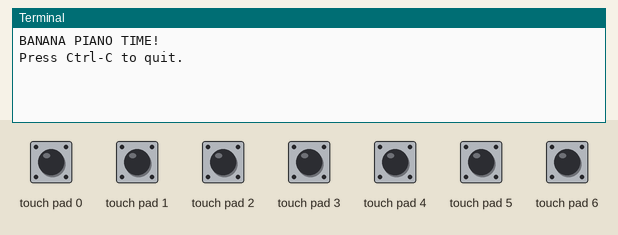
This program was run on a simulated Raspberry Pi (BCM pin numbers). On the bench: the last lines printed to the terminal. The inputs (shaded band) are chosen by the test bench; at power-on: touch pad 0–6 LOW. Sound played through the audio output is not drawn and takes no time. At 2.9 s the program stops and its outputs stay as they are.

Above: at 1.2 s.
1.3 s: touch pad 0 pulled HIGH for 0.15 s
At 2.6 s:
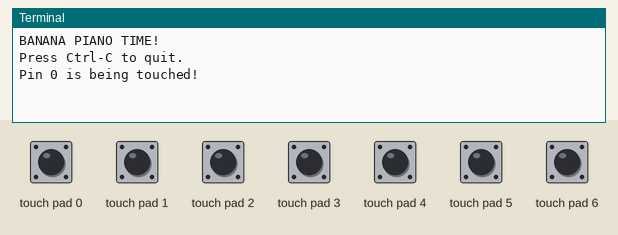
2.9 s: touch pad 6 pulled HIGH for 0.15 s
At 3.4 s:
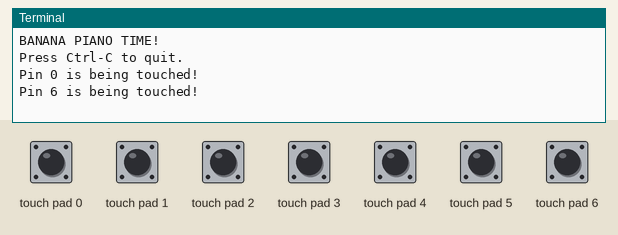

The program:

bananaPiano.py
```python
import sys
import time
import pygame

import Adafruit_MPR121.MPR121 as MPR121

print 'BANANA PIANO TIME!'

cap = MPR121.MPR121()

if not cap.begin():
    print 'Error initializing MPR121.  Check your wiring!'
    sys.exit(1)

pygame.mixer.pre_init(44100, -16, 12, 512)
pygame.init()

sounds = [pygame.mixer.Sound('/home/pi/Music/A.wav'),
	  pygame.mixer.Sound('/home/pi/Music/B.wav'),
	  pygame.mixer.Sound('/home/pi/Music/D.wav'),
          pygame.mixer.Sound('/home/pi/Music/E.wav'),
          pygame.mixer.Sound('/home/pi/Music/Fsharp.wav'),
          pygame.mixer.Sound('/home/pi/Music/G.wav')]

for i in range(6):
        sounds[i].set_volume(1);

print 'Press Ctrl-C to quit.'

try:
	while True:
		if cap.is_touched(0):
        		print 'Pin 0 is being touched!'
			sounds[0].play()

		if cap.is_touched(1):
			print 'Pin 1 is being touched!'
			sounds[1].play()

		if cap.is_touched(2):
			print 'Pin 2 is being touched!'
			sounds[2].play()

		if cap.is_touched(3):
			print 'Pin 3 is being touched!'
			sounds[3].play()

		if cap.is_touched(4):
			print 'Pin 4 is being touched!'
			sounds[4].play()

		if cap.is_touched(5):
			print 'Pin 5 is being touched!'
			sounds[5].play()

		if cap.is_touched(6):
			print 'Pin 6 is being touched!'
			sounds[6].play()

		time.sleep(0.1)
except:
	print
```

Measured:
- after the input at 1.3 s, the terminal: prints a new line after 0.05 s (image 1)
- after the input at 2.9 s, the terminal: prints a new line at once (image 2)
